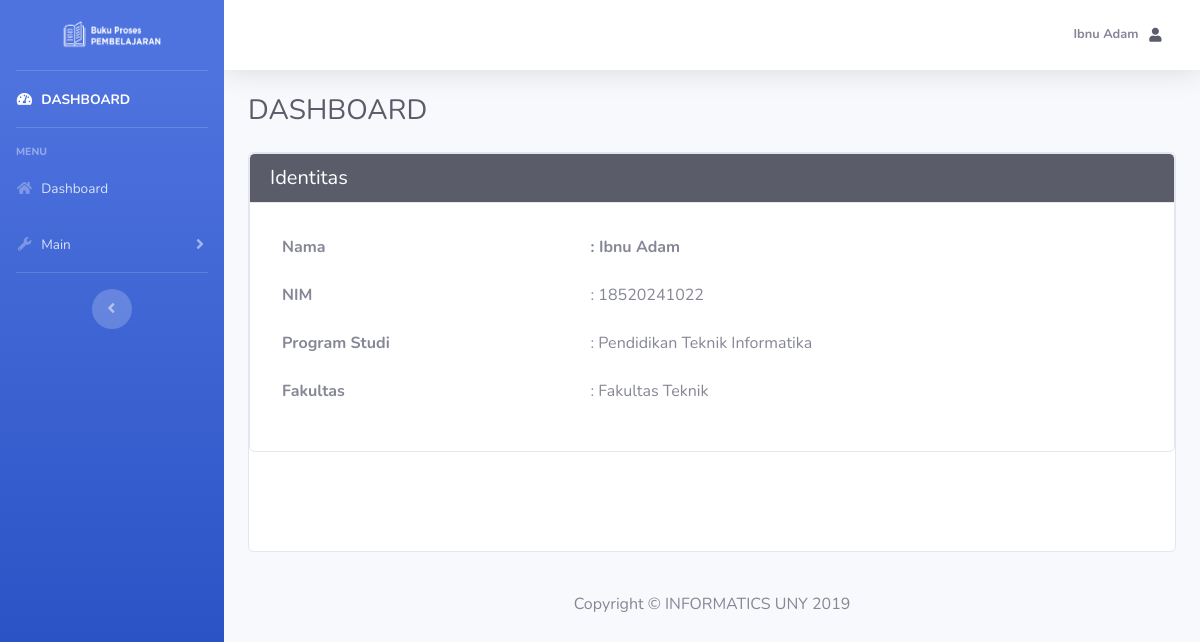
Screenshot of /mahasiswa/index.php?page=dashboard (signed in) with the database file from the repository.
### tables this page shows
CREATE TABLE `mahasiswa` (
  `nim` varchar(11) NOT NULL,
  `name` varchar(50) DEFAULT NULL,
  `id_pr` int(6) DEFAULT NULL,
  `pass` varchar(20) DEFAULT NULL
);

CREATE TABLE `prodi` (
  `id` int(6) NOT NULL,
  `name` varchar(50) DEFAULT NULL,
  `jenjang` varchar(10) DEFAULT NULL,
  `id_jur` int(4) DEFAULT NULL
);

CREATE TABLE `fakultas` (
  `id` int(2) NOT NULL,
  `name` varchar(50) DEFAULT NULL
);

### mahasiswa/dashboard.php (the view)
<?php
$nim = trim(strval($_SESSION['nim']));
$sql = "SELECT mhs.`name` AS a, mhs.`nim` AS b, p.`name` AS pname, f.`name` AS fname FROM mahasiswa AS mhs
LEFT JOIN prodi AS p ON mhs.`id_pr` = p.`id`
LEFT JOIN jurusan AS j ON p.`id_jur` = j.`id`
LEFT JOIN fakultas AS f ON j.`id_fak` = f.`id`
WHERE mhs.`nim` = '$nim';";
$result = $connect->query($sql);
if ($result->num_rows > 0) {
  while ($row = $result->fetch_assoc()) {
    ?>
    <div class="card">
      <h5 class="card-header bg-dark text-white">Identitas</h5>
      <div class="card-body">
        <table class="table table-borderless">
          <tbody>
            <tr>
              <th scope="row">Nama</th>
              <th>: <?= $row['a'] ?></th>
            </tr>
            <tr>
              <th scope="row">NIM</th>
              <td>: <?= $row['b'] ?></td>
            </tr>
            <tr>
              <th scope="row">Program Studi</th>
              <td>: <?= $row['pname'] ?></td>
            </tr>
            <tr>
              <th scope="row">Fakultas</th>
              <td>: <?= $row['fname'] ?></td>
            </tr>
          </tbody>
        </table>
      </div>
    </div>
<?php
  }
}
?>

### rows the page displays
mahasiswa: name "Ibnu Adam", nim "18520241022", id_pr.name "Pendidikan Teknik Informatika", fakultas.name "Fakultas Teknik"

### other values shown
$name "Ibnu Adam"
$titledash "DASHBOARD"
